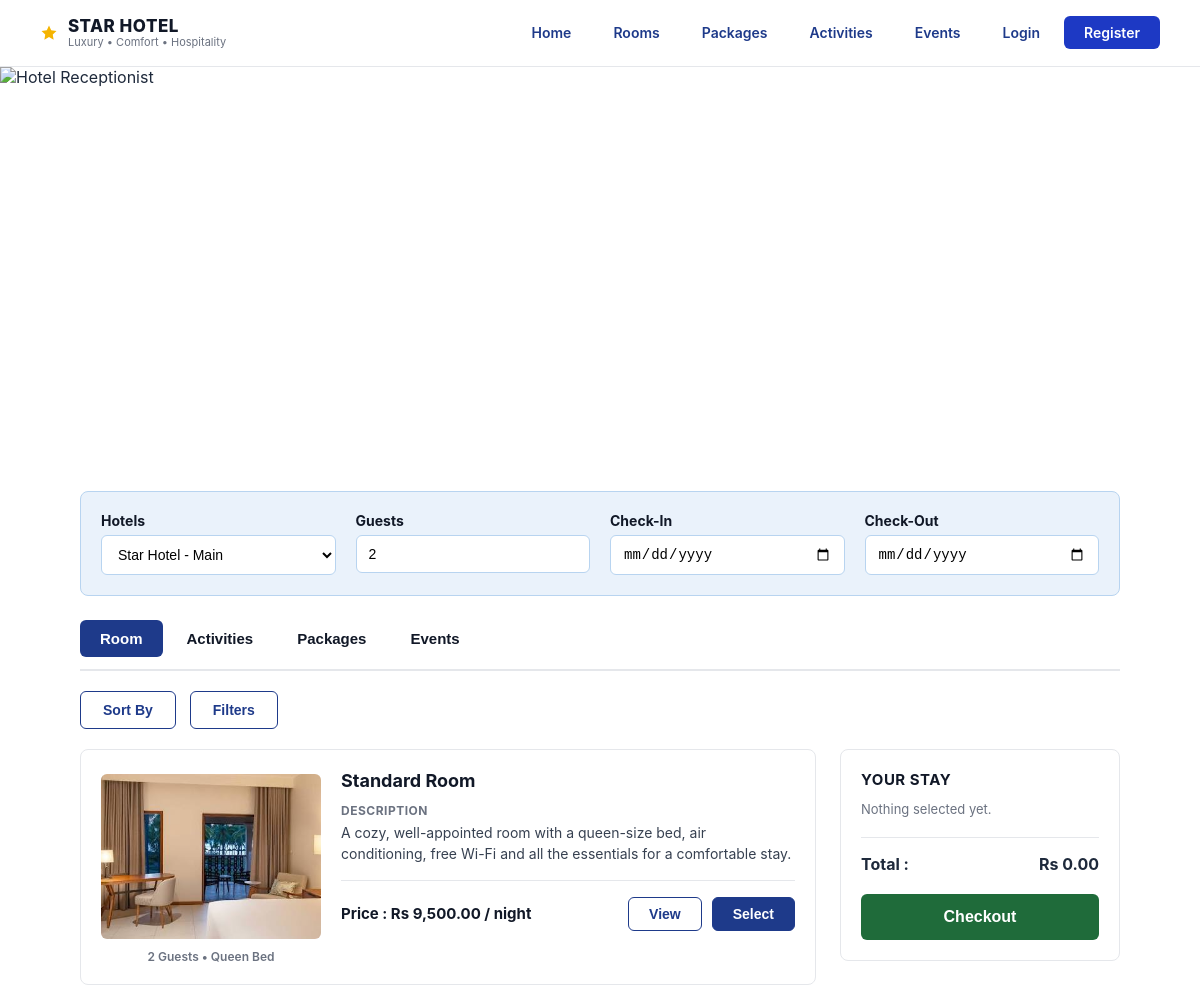
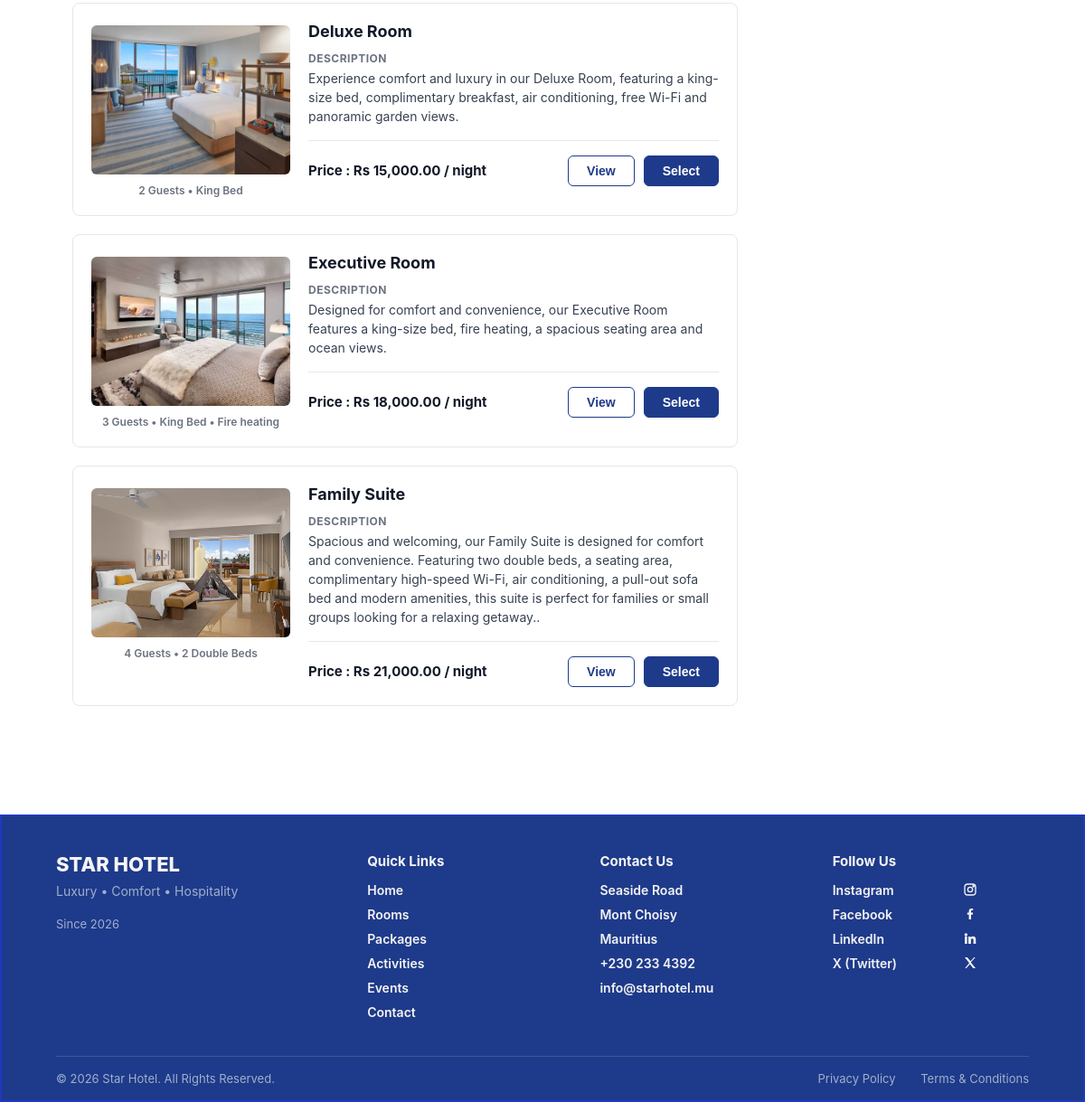
The page /booking/ on the database its author committed (2 pictures, top to bottom).
### StarHotel/hotel/models.py (models this page shows, shortened)
class Room(models.Model):
    room_id = models.AutoField(primary_key=True)
    room_number = models.CharField(max_length=10, blank=True, default='')
    room_type = models.CharField(max_length=50)
    room_status = models.CharField(max_length=20, default='available')
    price = models.DecimalField(max_digits=10, decimal_places=2)
    branch = models.ForeignKey(
        Branch,
        on_delete=models.CASCADE,
        related_name='rooms'
    )

### StarHotel/hotel/views.py (the view, shortened to what this page needs)
# urls.py: path("booking/", views.booking, name="booking"),
def booking(request):
        rooms_qs = Room.objects.select_related("branch").filter(
            room_status="available"
        ).order_by("price", "room_id")
        seen_types = set()
        rooms = []
        for r in rooms_qs:
            if r.room_type not in seen_types:
                seen_types.add(r.room_type)
                rooms.append(r)
        ROOM_SPECS = {
            "Standard Room": "2 Guests • Queen Bed",
            "Deluxe Room": "2 Guests • King Bed",
            "Executive Room": "3 Guests • King Bed • Fire heating",
            "Family Suite": "4 Guests • 2 Double Beds",
        }
        ROOM_DESCRIPTIONS = {
            "Standard Room": "A cozy, well-appointed room with a queen-size bed, air conditioning, free Wi-Fi and all the essentials for a comfortable stay.",
            "Deluxe Room": "Experience comfort and luxury in our Deluxe Room, featuring a king-size bed, complimentary breakfast, air conditioning, free Wi-Fi and panoramic garden views.",
            "Executive Room": "Designed for comfort and convenience, our Executive Room features a king-size bed, fire heating, a spacious seating area and ocean views.",
            "Family Suite": "Spacious and welcoming, our Family Suite is designed for comfort and convenience. Featuring two double beds, a seating area, complimentary high-speed Wi-Fi, air conditioning, a pull-out sofa bed and modern amenities, this suite is perfect for families or small groups looking for a relaxing getaway..",
        }
        room_cards = [
            {
                "room": r,
                "specs": ROOM_SPECS.get(r.room_type, ""),
                "image": ROOM_IMAGES.get(r.room_type, "images/deluxe.jpg"),
                "description": ROOM_DESCRIPTIONS.get(r.room_type, ""),
            }
            for r in rooms
        ]
        PACKAGE_DESCRIPTIONS = {
            "Weekend Getaway": "Relax with a two-night stay, complimentary breakfast and selected activities.",
            "Romantic Escape": "Enjoy a romantic stay with breakfast, spa access and a special dinner.",
            "Family Fun Package": "Perfect for families with breakfast, children's activities and late checkout.",
        }
        package_cards = [
            {
                "package": p,
                "image": PACKAGE_IMAGES.get(p.p_name, "images/Weekend.jpg"),
                "description": PACKAGE_DESCRIPTIONS.get(p.p_name, ""),
            }
            for p in Packages.objects.filter(is_active=True)
        ]
        event_cards = [
            {
                "event": e,
                "image": EVENT_IMAGES.get(e.title, "images/wedding.webp"),
                "description": EVENT_DESCRIPTIONS.get(e.title, ""),
            }
            for e in Event.objects.all()
        ]
        activity_cards = [
            {
                "activity": a,
                "image": ACTIVITY_IMAGES.get(a.act_name, ACTIVITY_FALLBACK),
                "description": ACTIVITY_DESCRIPTIONS.get(a.act_name, ""),
            }
            for a in Activity.objects.order_by("act_id")
        ]
        packages = Packages.objects.filter(is_active=True)
        events = Event.objects.all()
        cart = _get_cart(request)
        sel = next((i for i in cart if i["kind"] != "activity"), None)
        for c in room_cards:
            c["selected"] = bool(sel and sel["item_type"] == "room" and sel["name"] == c["room"].room_type)
        for c in package_cards:
            c["selected"] = bool(sel and sel["item_type"] == "package" and sel["ref_id"] == c["package"].pk)
        for c in event_cards:
            c["selected"] = bool(sel and sel["item_type"] == "event" and sel["ref_id"] == c["event"].pk)
        added_activity_ids = {i["ref_id"] for i in cart if i["kind"] == "activity"}
        for c in activity_cards:
            c["selected"] = c["activity"].pk in added_activity_ids
        for cards in (room_cards, package_cards, event_cards, activity_cards):
            cards.sort(key=lambda c: not c["selected"])   # selected first, others keep their order
        context = {
            "room_cards": room_cards,
            "package_cards": package_cards,
            "event_cards": event_cards,
            "cart": cart,
            "cart_total": _cart_total(cart),
            "search": request.session.get("search", {}),
            "activity_cards": activity_cards,
        }
        return render(request, "hotel/booking.html", context)

### StarHotel/hotel/views.py (called while the page is built)
def _cart_total(cart):
    return sum((Decimal(i["price"]) for i in cart), Decimal("0"))

def _get_cart(request):
    cart = request.session.get(CART_SESSION_KEY, [])
    valid = (
        isinstance(cart, list)
        and all(isinstance(i, dict) and "kind" in i and "breakdown" in i for i in cart)
        and len([i for i in cart if i["kind"] != "activity"]) <= 1
        and not (any(i["kind"] == "event" for i in cart) and len(cart) > 1)
    )
    if not valid:
        cart = []
        request.session[CART_SESSION_KEY] = cart
        request.session.modified = True
    return cart

### StarHotel/hotel/templates/hotel/booking.html (shortened to what this page needs)
{% extends "base.html" %}
{% load static %}
{% block content %}
<section class ="hero-banner">
    <img src="{% static 'images/Receptionist-Booking.jpg' %}" alt="Hotel Receptionist" class="hero-img" id="heroImg">
</section>
<div class="booking-container">
    <form method="post">
        <div class="search-bar">
            <div class="search-field">
                <label>Hotels</label>
                <select>
                    <option>Star Hotel - Main</option>
                </select>
            </div>
            <div class="search-field">
                <label>Guests</label>
                <input type="number" name="guests" min="1" value="{{ search.guests|default:2 }}">
            </div>
            <div class="search-field" id="checkinField">
                <label>Check-In</label>
                <input type="date" name="checkin" value="{{ search.checkin }}">
            </div>
            <div class="search-field" id="checkoutField">
                <label>Check-Out</label>
                <input type="date" name="checkout" value="{{ search.checkout }}">
            </div>
        </div>
        <div class="booking-tabs" id="bookingTabs">
            <div class="tab-highlight" id="tabHighlight"></div>
            <button type="button" class="tab-item active" data-tab="rooms" data-hero="{% static 'images/Receptionist-Booking.jpg' %}">Room</button>
            <button type="button" class="tab-item" data-tab="activities" data-hero="{% static 'images/Event-booking.jpg' %}">Activities</button>
            <button type="button" class="tab-item" data-tab="packages" data-hero="{% static 'images/packages-booking.jpg' %}">Packages</button>
            <button type="button" class="tab-item" data-tab="events" data-hero="{% static 'images/Event-booking.jpg' %}">Events</button>
        </div>
        <div class="toolbar">
            <button type="button" class="toolbar-btn">Sort By</button>
            <button type="button" class="toolbar-btn">Filters</button>
        </div>
        <div class="booking-layout">
            <div class="room-list">
                <div class="tab-panel" data-tab="rooms">
                    {% for card in room_cards %}
                    {% with room=card.room %}
                    <div class="booking-room-card{% if card.selected %} is-selected{% endif %}" data-name="{{ room.room_type }}" data-price="{{ room.price }}">
                    <div class="room-media">
                            <img src="{% static card.image %}" alt="{{ room.room_type }}" class="room-img">
                            <div class="room-specs">
                                <span>{{ card.specs }}</span>
                            </div>
                        </div>
                        <div class="room-info">
                            <div class="room-title-row">
                                <h3>{{ room.room_type }}</h3>
                            </div>
                            <h4>Description</h4>
                            <p>{{ card.description }}</p>
                            <hr>
                            <div class="room-footer">
                                <span class="booking-room-price">Price : Rs {{ room.price|floatformat:"2g" }} / night</span>
                                <div class="room-actions">
                                    <button type="button" class="btn-outline-navy">View</button>
                                    {% if card.selected %}
                                    <span class="selected-badge">&#10003; Selected</span>
                                    {% else %}
                                    <button type="submit" name="add_item" value="room-{{ room.room_id }}" class="btn-navy btn-book">{% if room_cards.0.selected %}Switch{% else %}Select{% endif %}</button>
                                    {% endif %}
                                </div>
                            </div>
                        </div>
                    </div>
                    {% endwith %}
                    {% empty %}
                    <p>No rooms available right now.</p>
                    {% endfor %}
                </div>
            </div>
            <aside class="cart-box" id="cartBox">
                <h3>{% if cart.0.kind == "event" %}YOUR EVENT{% elif cart.0.kind == "activity" %}YOUR ACTIVITY{% else %}YOUR STAY{% endif %}</h3>
                <div class="cart-items" id="cartItems">
                    {% for item in cart %}
                    <div class="cart-item">
                        <p class="cart-item-name">{{ item.name }}</p>
                        <p class="cart-item-nights">{{ item.breakdown }}</p>
                        <p class="cart-item-nights">
                            {% if item.kind == "stay" %}{{ item.check_in }} &rarr; {{ item.check_out }}{% else %}{{ item.check_in }}{% endif %}
                        </p>
                        <p class="cart-item-nights">Rs {{ item.price|floatformat:"2g" }}</p>
                    </div>
                    {% empty %}
                    <p class="cart-item-nights">Nothing selected yet.</p>
                    {% endfor %}
                </div>
                <div class="cart-total">
                    <span>Total :</span>
                    <span id="cartTotal">Rs {{ cart_total|floatformat:"2g" }}</span>
                </div>
                {% if cart %}
                <a href="{% url 'cart_review' %}" class="btn-checkout">Checkout</a>
                {% else %}
                <button type="button" class="btn-checkout" disabled>Checkout</button>
                {% endif %}
            </aside>
        </div>
    </form>
</div>
{% endblock %}

### rows shown on the page
Room: shows a picture, specs "2 Guests • Queen Bed", room.room_type "Standard Room", description "A cozy, well-appointed room with a queen-size bed, air conditioning, free Wi-Fi and all the essentials for a comfortable stay.", room.price "9,500.00"
Room: shows a picture, specs "2 Guests • King Bed", room.room_type "Deluxe Room", description "Experience comfort and luxury in our Deluxe Room, featuring a king-size bed, complimentary breakfast, air conditioning, free Wi-Fi and panoramic garden views.", room.price "15,000.00"
Room: shows a picture, specs "3 Guests • King Bed • Fire heating", room.room_type "Executive Room", description "Designed for comfort and convenience, our Executive Room features a king-size bed, fire heating, a spacious seating area and ocean views.", room.price "18,000.00"
Room: shows a picture, specs "4 Guests • 2 Double Beds", room.room_type "Family Suite", description "Spacious and welcoming, our Family Suite is designed for comfort and convenience. Featuring two double beds, a seating area, complimentary high-speed Wi-Fi, air conditioning, a pull-out sofa bed and modern amenities, this suite is perfect for families or small groups looking for a relaxing getaway..", room.price "21,000.00"

### other values the page prints
{{ cart_total|floatformat:"2g" }} "0.00"
